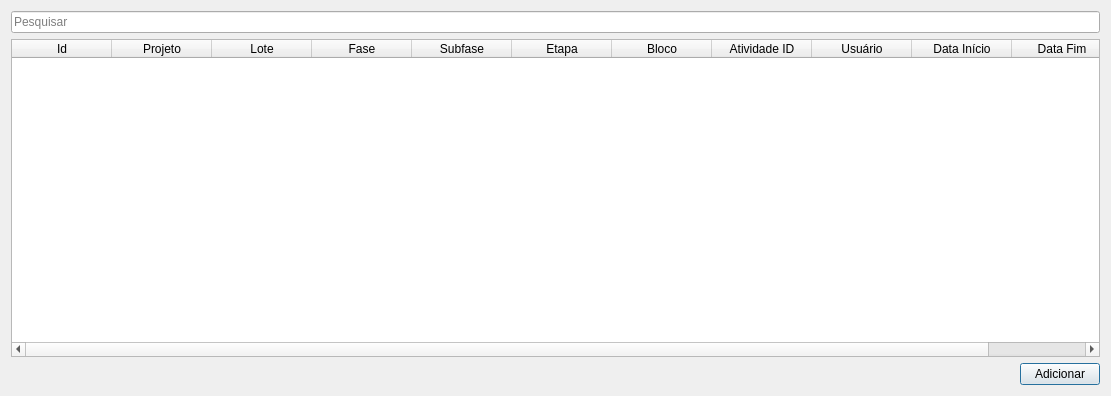
<?xml version="1.0" encoding="UTF-8"?>
<ui version="4.0">
 <class>Dialog</class>
 <widget class="QDialog" name="Dialog">
  <property name="geometry">
   <rect>
    <x>0</x>
    <y>0</y>
    <width>1111</width>
    <height>396</height>
   </rect>
  </property>
  <property name="windowTitle">
   <string>Últimas atividades finalizadas</string>
  </property>
  <layout class="QGridLayout" name="gridLayout">
   <item row="0" column="0">
    <widget class="QLineEdit" name="searchLe">
     <property name="placeholderText">
      <string>Pesquisar</string>
     </property>
    </widget>
   </item>
   <item row="1" column="0">
    <widget class="QTableWidget" name="tableWidget">
     <column>
      <property name="text">
       <string>Id</string>
      </property>
     </column>
     <column>
      <property name="text">
       <string>Projeto</string>
      </property>
     </column>
     <column>
      <property name="text">
       <string>Lote</string>
      </property>
     </column>
     <column>
      <property name="text">
       <string>Fase</string>
      </property>
     </column>
     <column>
      <property name="text">
       <string>Subfase</string>
      </property>
     </column>
     <column>
      <property name="text">
       <string>Etapa</string>
      </property>
     </column>
     <column>
      <property name="text">
       <string>Bloco</string>
      </property>
     </column>
     <column>
      <property name="text">
       <string>Atividade ID</string>
      </property>
     </column>
     <column>
      <property name="text">
       <string>Usuário</string>
      </property>
     </column>
     <column>
      <property name="text">
       <string>Data Início</string>
      </property>
     </column>
     <column>
      <property name="text">
       <string>Data Fim</string>
      </property>
     </column>
    </widget>
   </item>
   <item row="2" column="0">
    <layout class="QHBoxLayout" name="horizontalLayout">
     <item>
      <spacer name="horizontalSpacer">
       <property name="orientation">
        <enum>Qt::Horizontal</enum>
       </property>
       <property name="sizeHint" stdset="0">
        <size>
         <width>40</width>
         <height>20</height>
        </size>
       </property>
      </spacer>
     </item>
     <item>
      <widget class="QPushButton" name="addBtn">
       <property name="text">
        <string>Adicionar</string>
       </property>
      </widget>
     </item>
    </layout>
   </item>
  </layout>
 </widget>
 <resources/>
 <connections/>
</ui>
